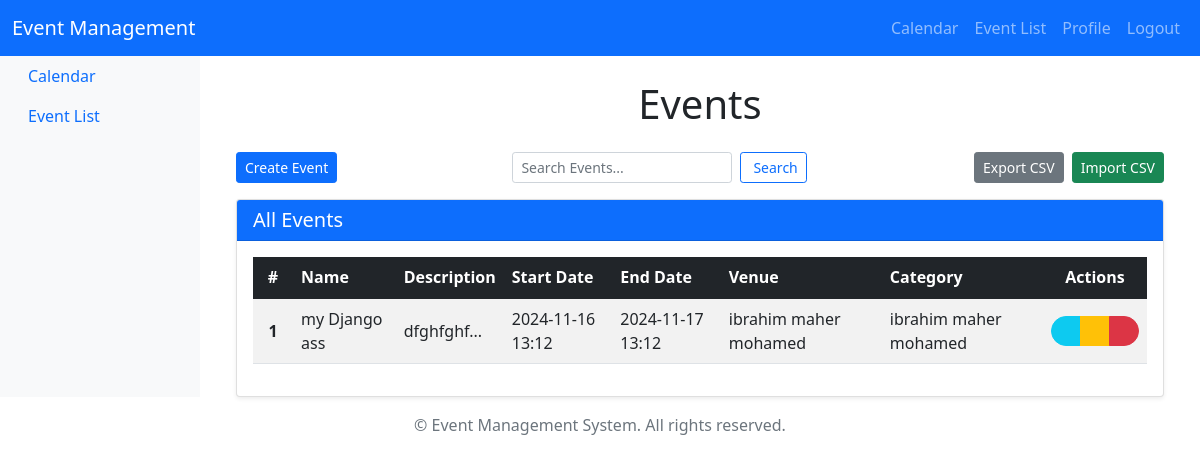
/events/list/ (signed in), run on the app's committed database.
### events/models.py (models this page shows, shortened)
class Event(models.Model):
    name = models.CharField(max_length=255)
    description = models.TextField()
    start_date = models.DateTimeField()
    end_date = models.DateTimeField()
    venue = models.ForeignKey(Venue, on_delete=models.CASCADE)
    category = models.ForeignKey(Category, on_delete=models.CASCADE)

class Venue(models.Model):
    name = models.CharField(max_length=255)
    address = models.TextField()
    capacity = models.IntegerField()

class Category(models.Model):
    name = models.CharField(max_length=255)

### events/views/event_views.py (the view)
# urls.py: path('list/', event_views.event_list_view, name='list'),
@login_required
def event_list_view(request):
    search_query = request.GET.get("search", "")
    events = Event.objects.all()
    if search_query:
        events = events.filter(name__icontains=search_query)
    paginator = Paginator(events, 20)
    page_number = request.GET.get('page', 1)
    page_obj = paginator.get_page(page_number)
    rows = [
        {
            "cells": [
                event.name,
                event.description[:50] + "..." if event.description else "",
                event.start_date.strftime("%Y-%m-%d %H:%M"),
                event.end_date.strftime("%Y-%m-%d %H:%M"),
                event.venue.name if event.venue else "N/A",
                event.category.name if event.category else "N/A",
            ],
            "actions": [
                {
                    "url": reverse("events:detail", args=[event.id]),
                    "class": "info",
                    "icon": "la la-eye",
                    "label": "View",
                },
                {
                    "url": reverse("events:update", args=[event.id]),
                    "class": "warning",
                    "icon": "la la-edit",
                    "label": "Edit",
                },
                {
                    "url": reverse("events:delete", args=[event.id]),
                    "class": "danger",
                    "icon": "la la-trash",
                    "label": "Delete",
                },
            ],
        }
        for event in page_obj
    ]
    context = {
        "heading": "Events",
        "table_heading": "All Events",
        "columns": ["Name", "Description", "Start Date", "End Date", "Venue", "Category"],
        "rows": rows,
        "show_create_button": True,
        "create_action": reverse("events:create"),
        "create_button_label": "Create Event",
        "search_action": reverse("events:list"),
        "search_placeholder": "Search Events...",
        "search_query": search_query,
        "show_export_button": True,
        "export_action": reverse("events:export_csv"),
        "export_button_label": "Export CSV",
        "show_import_button": True,
        "import_action": reverse("events:import_csv"),
        "import_button_label": "Import CSV",
        "paginator": paginator,
        "page_obj": page_obj,
    }
    return render(request, "events/event_list.html", context)

### events/templates/events/event_list.html (shortened to what this page needs)
{% extends "base.html" %}
{% block content %}
    {% include "partials/list.html" with data=context %}
{% endblock %}

### templates/partials/list.html (shortened to what this page needs)
<div class="container">
    <h1 class="my-4 text-center">{{ heading }}</h1>
    <div class="d-flex justify-content-between align-items-center mb-3">
        <div class="d-flex align-items-center">
            {% if show_create_button %}
                <a href="{{ create_action }}" class="btn btn-primary btn-sm me-2">
                     {{ create_button_label }}
                </a>
            {% endif %}
        </div>
        <div class="d-flex align-items-center">
            {% if search_action %}
                <form method="GET" action="{{ search_action }}" class="d-flex align-items-center">
                    <input
                        type="text"
                        name="search"
                        class="form-control form-control-sm me-2"
                        placeholder="{{ search_placeholder }}"
                        value="{{ search_query }}">
                    <button class="btn btn-outline-primary btn-sm d-flex align-items-center" type="submit">
                         Search
                    </button>
                </form>
            {% endif %}
        </div>
        <div class="d-flex">
            {% if show_export_button %}
                <a href="{{ export_action }}" class="btn btn-secondary btn-sm me-2">
                     {{ export_button_label }}
                </a>
            {% endif %}
            {% if show_import_button %}
                <button class="btn btn-success btn-sm" onclick="document.getElementById('importFileInput').click();">
                     {{ import_button_label }}
                </button>
            {% endif %}
        </div>
    </div>
    <div class="card shadow-sm">
        <div class="card-header bg-primary text-white">
            <h5 class="mb-0">{{ table_heading }}</h5>
        </div>
        <div class="card-body">
            <table class="table table-striped table-hover align-middle">
                <thead class="table-dark">
                    <tr>
                        <th class="text-center fw-bold" style="width: 40px;">#</th>
                        {% for column in columns %}
                            <th>{{ column }}</th>
                        {% endfor %}
                        <th class="text-center">Actions</th>
                    </tr>
                </thead>
                <tbody>
                    {% if rows %}
                        {% for row in rows %}
                            <tr>
                                <td class="text-center fw-bold compact-column">
                                    {{ page_obj.start_index|add:forloop.counter0 }}
                                </td>
                                {% for cell in row.cells %}
                                    <td>{{ cell }}</td>
                                {% endfor %}
                                <td class="text-center">
                                    <div class="btn-group" role="group">
                                        {% for action in row.actions %}
                                            <a href="{{ action.url }}"
                                               class="btn btn-{{ action.class }} btn-sm btn-icon"
                                               title="{{ action.label }}">
                                            </a>
                                        {% endfor %}
                                    </div>
                                </td>
                            </tr>
                        {% endfor %}
                    {% else %}
                        <tr>
                            <td colspan="{{ columns|length|add:2 }}" class="text-center">
                                No {{ heading|lower }} found.
                            </td>
                        </tr>
                    {% endif %}
                </tbody>
            </table>
        </div>
    </div>
</div>

### templates/partials/list.html (style rules this page uses)
.compact-column { width: 40px; font-weight: bold; }
.btn-icon { width: 30px; height: 30px; padding: 0; display: flex; align-items: center; justify-content: center; font-size: 12px; border-radius: 50%; }

### data on the page
Event: cells "my Django ass"
Venue: cells "ibrahim maher mohamed"
Category: cells "ibrahim maher mohamed"

### other printed values
{{ heading }} "Events"
{{ create_button_label }} "Create Event"
{{ export_button_label }} "Export CSV"
{{ import_button_label }} "Import CSV"
{{ table_heading }} "All Events"
{{ column }} "Name" "Description" "Start Date" "End Date" "Venue" "Category"
{{ page_obj.start_index|add:forloop.counter0 }} "1"
{{ cell }} "dfghfghf..." "2024-11-16 13:12" "2024-11-17 13:12"
